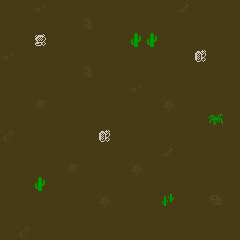

Rendered tile map (Tiled .tmx) drawn with the repository's tilesets; below, a short description and the full map source, tile grids included:
An orthogonal 15x15 tile map with 16x16 px tiles, 4 tile layers (floor, wall, roof, units).

<map version="1.10" tiledversion="1.11.2" orientation="orthogonal" renderorder="right-down" width="15" height="15" tilewidth="16" tileheight="16" infinite="0" nextlayerid="6" nextobjectid="1">
 <tileset firstgid="1" source="../tiles/desert.tsx" />
 <layer id="1" name="floor" width="15" height="15">
  <data encoding="csv">
1,1,24,1,1,1,1,1,1,1,1,25,1,1,1,
1,1,1,1,1,15,1,1,1,1,1,1,1,1,1,
1,1,1,1,1,1,1,1,1,1,1,1,1,1,1,
24,1,1,1,1,1,1,1,1,1,1,1,1,1,1,
1,1,1,1,1,15,1,1,1,1,1,1,1,1,1,
1,1,1,1,1,1,1,1,24,1,1,1,1,1,1,
1,1,16,1,1,1,1,1,1,1,14,1,1,1,1,
1,1,1,1,1,1,1,1,1,1,1,1,1,1,1,
34,1,1,1,1,1,1,1,1,1,1,1,1,1,1,
1,1,1,1,1,1,1,1,1,1,25,1,1,1,1,
1,1,1,1,16,1,1,1,14,1,1,1,1,1,1,
1,1,1,1,1,1,1,1,1,1,1,1,1,1,1,
1,1,1,1,1,1,14,1,1,1,1,1,1,26,1,
1,1,1,1,1,1,1,1,1,1,1,1,1,1,1,
1,34,1,1,1,1,1,1,1,1,1,1,1,1,1
</data>
 </layer>
 <layer id="3" name="wall" width="15" height="15">
  <data encoding="csv">
0,0,0,0,0,0,0,0,0,0,0,0,0,0,0,
0,0,0,0,0,0,0,0,0,0,0,0,0,0,0,
0,0,36,0,0,0,0,0,12,12,0,0,0,0,0,
0,0,0,0,0,0,0,0,0,0,0,0,35,0,0,
0,0,0,0,0,0,0,0,0,0,0,0,0,0,0,
0,0,0,0,0,0,0,0,0,0,0,0,0,0,0,
0,0,0,0,0,0,0,0,0,0,0,0,0,0,0,
0,0,0,0,0,0,0,0,0,0,0,0,0,21,0,
0,0,0,0,0,0,35,0,0,0,0,0,0,0,0,
0,0,0,0,0,0,0,0,0,0,0,0,0,0,0,
0,0,0,0,0,0,0,0,0,0,0,0,0,0,0,
0,0,12,0,0,0,0,0,0,0,0,0,0,0,0,
0,0,0,0,0,0,0,0,0,0,11,0,0,0,0,
0,0,0,0,0,0,0,0,0,0,0,0,0,0,0,
0,0,0,0,0,0,0,0,0,0,0,0,0,0,0
</data>
 </layer>
 <layer id="5" name="roof" width="15" height="15">
  <data encoding="csv">
0,0,0,0,0,0,0,0,0,0,0,0,0,0,0,
0,0,0,0,0,0,0,0,0,0,0,0,0,0,0,
0,0,0,0,0,0,0,0,0,0,0,0,0,0,0,
0,0,0,0,0,0,0,0,0,0,0,0,0,0,0,
0,0,0,0,0,0,0,0,0,0,0,0,0,0,0,
0,0,0,0,0,0,0,0,0,0,0,0,0,0,0,
0,0,0,0,0,0,0,0,0,0,0,0,0,0,0,
0,0,0,0,0,0,0,0,0,0,0,0,0,0,0,
0,0,0,0,0,0,0,0,0,0,0,0,0,0,0,
0,0,0,0,0,0,0,0,0,0,0,0,0,0,0,
0,0,0,0,0,0,0,0,0,0,0,0,0,0,0,
0,0,0,0,0,0,0,0,0,0,0,0,0,0,0,
0,0,0,0,0,0,0,0,0,0,0,0,0,0,0,
0,0,0,0,0,0,0,0,0,0,0,0,0,0,0,
0,0,0,0,0,0,0,0,0,0,0,0,0,0,0
</data>
 </layer>
 <layer id="4" name="units" width="15" height="15">
  <data encoding="csv">
0,0,0,0,0,0,0,0,0,0,0,0,0,0,0,
0,0,0,0,0,0,0,0,0,0,0,0,0,0,0,
0,0,0,0,0,0,0,0,0,0,0,0,0,0,0,
0,0,0,0,0,0,0,0,0,0,0,0,0,0,0,
0,0,0,0,0,0,0,0,0,0,0,0,0,0,0,
0,0,0,0,0,0,0,0,0,0,0,0,0,0,0,
0,0,0,0,0,0,0,0,0,0,0,0,0,0,0,
0,0,0,0,0,0,0,0,0,0,0,0,0,0,0,
0,0,0,0,0,0,0,0,0,0,0,0,0,0,0,
0,0,0,0,0,0,0,0,0,0,0,0,0,0,0,
0,0,0,0,0,0,0,0,0,0,0,0,0,0,0,
0,0,0,0,0,0,0,0,0,0,0,0,0,0,0,
0,0,0,0,0,0,0,0,0,0,0,0,0,0,0,
0,0,0,0,0,0,0,0,0,0,0,0,0,0,0,
0,0,0,0,0,0,0,0,0,0,0,0,0,0,0
</data>
 </layer>
</map>
